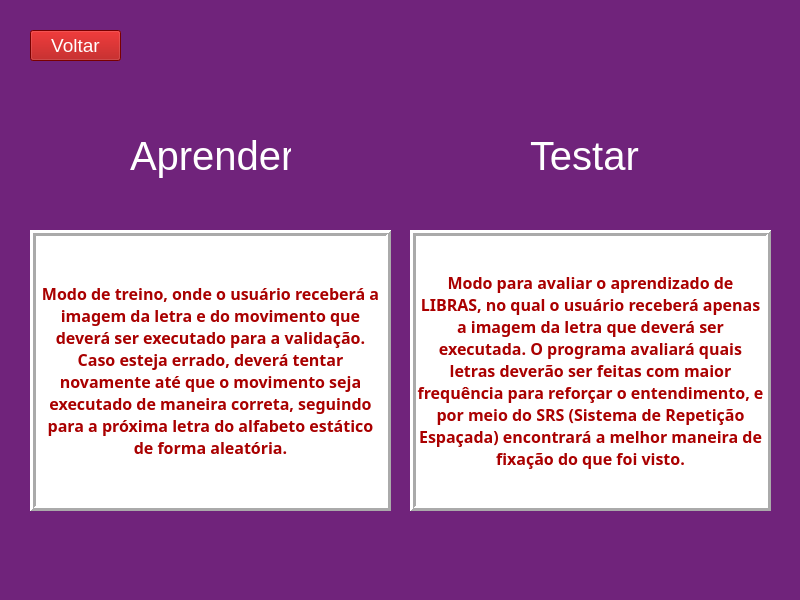
<?xml version="1.0" encoding="UTF-8"?>
<ui version="4.0">
 <class>Informacoes</class>
 <widget class="QMainWindow" name="Informacoes">
  <property name="geometry">
   <rect>
    <x>0</x>
    <y>0</y>
    <width>800</width>
    <height>600</height>
   </rect>
  </property>
  <property name="minimumSize">
   <size>
    <width>800</width>
    <height>600</height>
   </size>
  </property>
  <property name="maximumSize">
   <size>
    <width>800</width>
    <height>600</height>
   </size>
  </property>
  <property name="palette">
   <palette>
    <active>
     <colorrole role="WindowText">
      <brush brushstyle="SolidPattern">
       <color alpha="255">
        <red>0</red>
        <green>0</green>
        <blue>0</blue>
       </color>
      </brush>
     </colorrole>
     <colorrole role="Button">
      <brush brushstyle="SolidPattern">
       <color alpha="255">
        <red>112</red>
        <green>35</green>
        <blue>123</blue>
       </color>
      </brush>
     </colorrole>
     <colorrole role="Light">
      <brush brushstyle="SolidPattern">
       <color alpha="255">
        <red>255</red>
        <green>255</green>
        <blue>255</blue>
       </color>
      </brush>
     </colorrole>
     <colorrole role="Midlight">
      <brush brushstyle="SolidPattern">
       <color alpha="255">
        <red>255</red>
        <green>255</green>
        <blue>255</blue>
       </color>
      </brush>
     </colorrole>
     <colorrole role="Dark">
      <brush brushstyle="SolidPattern">
       <color alpha="255">
        <red>127</red>
        <green>127</green>
        <blue>127</blue>
       </color>
      </brush>
     </colorrole>
     <colorrole role="Mid">
      <brush brushstyle="SolidPattern">
       <color alpha="255">
        <red>170</red>
        <green>170</green>
        <blue>170</blue>
       </color>
      </brush>
     </colorrole>
     <colorrole role="Text">
      <brush brushstyle="SolidPattern">
       <color alpha="255">
        <red>0</red>
        <green>0</green>
        <blue>0</blue>
       </color>
      </brush>
     </colorrole>
     <colorrole role="BrightText">
      <brush brushstyle="SolidPattern">
       <color alpha="255">
        <red>255</red>
        <green>255</green>
        <blue>255</blue>
       </color>
      </brush>
     </colorrole>
     <colorrole role="ButtonText">
      <brush brushstyle="SolidPattern">
       <color alpha="255">
        <red>0</red>
        <green>0</green>
        <blue>0</blue>
       </color>
      </brush>
     </colorrole>
     <colorrole role="Base">
      <brush brushstyle="SolidPattern">
       <color alpha="255">
        <red>112</red>
        <green>35</green>
        <blue>123</blue>
       </color>
      </brush>
     </colorrole>
     <colorrole role="Window">
      <brush brushstyle="SolidPattern">
       <color alpha="255">
        <red>112</red>
        <green>35</green>
        <blue>123</blue>
       </color>
      </brush>
     </colorrole>
     <colorrole role="Shadow">
      <brush brushstyle="SolidPattern">
       <color alpha="255">
        <red>0</red>
        <green>0</green>
        <blue>0</blue>
       </color>
      </brush>
     </colorrole>
     <colorrole role="AlternateBase">
      <brush brushstyle="SolidPattern">
       <color alpha="255">
        <red>255</red>
        <green>255</green>
        <blue>255</blue>
       </color>
      </brush>
     </colorrole>
     <colorrole role="ToolTipBase">
      <brush brushstyle="SolidPattern">
       <color alpha="255">
        <red>255</red>
        <green>255</green>
        <blue>220</blue>
       </color>
      </brush>
     </colorrole>
     <colorrole role="ToolTipText">
      <brush brushstyle="SolidPattern">
       <color alpha="255">
        <red>0</red>
        <green>0</green>
        <blue>0</blue>
       </color>
      </brush>
     </colorrole>
     <colorrole role="PlaceholderText">
      <brush brushstyle="SolidPattern">
       <color alpha="128">
        <red>0</red>
        <green>0</green>
        <blue>0</blue>
       </color>
      </brush>
     </colorrole>
    </active>
    <inactive>
     <colorrole role="WindowText">
      <brush brushstyle="SolidPattern">
       <color alpha="255">
        <red>0</red>
        <green>0</green>
        <blue>0</blue>
       </color>
      </brush>
     </colorrole>
     <colorrole role="Button">
      <brush brushstyle="SolidPattern">
       <color alpha="255">
        <red>112</red>
        <green>35</green>
        <blue>123</blue>
       </color>
      </brush>
     </colorrole>
     <colorrole role="Light">
      <brush brushstyle="SolidPattern">
       <color alpha="255">
        <red>255</red>
        <green>255</green>
        <blue>255</blue>
       </color>
      </brush>
     </colorrole>
     <colorrole role="Midlight">
      <brush brushstyle="SolidPattern">
       <color alpha="255">
        <red>255</red>
        <green>255</green>
        <blue>255</blue>
       </color>
      </brush>
     </colorrole>
     <colorrole role="Dark">
      <brush brushstyle="SolidPattern">
       <color alpha="255">
        <red>127</red>
        <green>127</green>
        <blue>127</blue>
       </color>
      </brush>
     </colorrole>
     <colorrole role="Mid">
      <brush brushstyle="SolidPattern">
       <color alpha="255">
        <red>170</red>
        <green>170</green>
        <blue>170</blue>
       </color>
      </brush>
     </colorrole>
     <colorrole role="Text">
      <brush brushstyle="SolidPattern">
       <color alpha="255">
        <red>0</red>
        <green>0</green>
        <blue>0</blue>
       </color>
      </brush>
     </colorrole>
     <colorrole role="BrightText">
      <brush brushstyle="SolidPattern">
       <color alpha="255">
        <red>255</red>
        <green>255</green>
        <blue>255</blue>
       </color>
      </brush>
     </colorrole>
     <colorrole role="ButtonText">
      <brush brushstyle="SolidPattern">
       <color alpha="255">
        <red>0</red>
        <green>0</green>
        <blue>0</blue>
       </color>
      </brush>
     </colorrole>
     <colorrole role="Base">
      <brush brushstyle="SolidPattern">
       <color alpha="255">
        <red>112</red>
        <green>35</green>
        <blue>123</blue>
       </color>
      </brush>
     </colorrole>
     <colorrole role="Window">
      <brush brushstyle="SolidPattern">
       <color alpha="255">
        <red>112</red>
        <green>35</green>
        <blue>123</blue>
       </color>
      </brush>
     </colorrole>
     <colorrole role="Shadow">
      <brush brushstyle="SolidPattern">
       <color alpha="255">
        <red>0</red>
        <green>0</green>
        <blue>0</blue>
       </color>
      </brush>
     </colorrole>
     <colorrole role="AlternateBase">
      <brush brushstyle="SolidPattern">
       <color alpha="255">
        <red>255</red>
        <green>255</green>
        <blue>255</blue>
       </color>
      </brush>
     </colorrole>
     <colorrole role="ToolTipBase">
      <brush brushstyle="SolidPattern">
       <color alpha="255">
        <red>255</red>
        <green>255</green>
        <blue>220</blue>
       </color>
      </brush>
     </colorrole>
     <colorrole role="ToolTipText">
      <brush brushstyle="SolidPattern">
       <color alpha="255">
        <red>0</red>
        <green>0</green>
        <blue>0</blue>
       </color>
      </brush>
     </colorrole>
     <colorrole role="PlaceholderText">
      <brush brushstyle="SolidPattern">
       <color alpha="128">
        <red>0</red>
        <green>0</green>
        <blue>0</blue>
       </color>
      </brush>
     </colorrole>
    </inactive>
    <disabled>
     <colorrole role="WindowText">
      <brush brushstyle="SolidPattern">
       <color alpha="255">
        <red>127</red>
        <green>127</green>
        <blue>127</blue>
       </color>
      </brush>
     </colorrole>
     <colorrole role="Button">
      <brush brushstyle="SolidPattern">
       <color alpha="255">
        <red>112</red>
        <green>35</green>
        <blue>123</blue>
       </color>
      </brush>
     </colorrole>
     <colorrole role="Light">
      <brush brushstyle="SolidPattern">
       <color alpha="255">
        <red>255</red>
        <green>255</green>
        <blue>255</blue>
       </color>
      </brush>
     </colorrole>
     <colorrole role="Midlight">
      <brush brushstyle="SolidPattern">
       <color alpha="255">
        <red>255</red>
        <green>255</green>
        <blue>255</blue>
       </color>
      </brush>
     </colorrole>
     <colorrole role="Dark">
      <brush brushstyle="SolidPattern">
       <color alpha="255">
        <red>127</red>
        <green>127</green>
        <blue>127</blue>
       </color>
      </brush>
     </colorrole>
     <colorrole role="Mid">
      <brush brushstyle="SolidPattern">
       <color alpha="255">
        <red>170</red>
        <green>170</green>
        <blue>170</blue>
       </color>
      </brush>
     </colorrole>
     <colorrole role="Text">
      <brush brushstyle="SolidPattern">
       <color alpha="255">
        <red>127</red>
        <green>127</green>
        <blue>127</blue>
       </color>
      </brush>
     </colorrole>
     <colorrole role="BrightText">
      <brush brushstyle="SolidPattern">
       <color alpha="255">
        <red>255</red>
        <green>255</green>
        <blue>255</blue>
       </color>
      </brush>
     </colorrole>
     <colorrole role="ButtonText">
      <brush brushstyle="SolidPattern">
       <color alpha="255">
        <red>127</red>
        <green>127</green>
        <blue>127</blue>
       </color>
      </brush>
     </colorrole>
     <colorrole role="Base">
      <brush brushstyle="SolidPattern">
       <color alpha="255">
        <red>112</red>
        <green>35</green>
        <blue>123</blue>
       </color>
      </brush>
     </colorrole>
     <colorrole role="Window">
      <brush brushstyle="SolidPattern">
       <color alpha="255">
        <red>112</red>
        <green>35</green>
        <blue>123</blue>
       </color>
      </brush>
     </colorrole>
     <colorrole role="Shadow">
      <brush brushstyle="SolidPattern">
       <color alpha="255">
        <red>0</red>
        <green>0</green>
        <blue>0</blue>
       </color>
      </brush>
     </colorrole>
     <colorrole role="AlternateBase">
      <brush brushstyle="SolidPattern">
       <color alpha="255">
        <red>255</red>
        <green>255</green>
        <blue>255</blue>
       </color>
      </brush>
     </colorrole>
     <colorrole role="ToolTipBase">
      <brush brushstyle="SolidPattern">
       <color alpha="255">
        <red>255</red>
        <green>255</green>
        <blue>220</blue>
       </color>
      </brush>
     </colorrole>
     <colorrole role="ToolTipText">
      <brush brushstyle="SolidPattern">
       <color alpha="255">
        <red>0</red>
        <green>0</green>
        <blue>0</blue>
       </color>
      </brush>
     </colorrole>
     <colorrole role="PlaceholderText">
      <brush brushstyle="SolidPattern">
       <color alpha="128">
        <red>0</red>
        <green>0</green>
        <blue>0</blue>
       </color>
      </brush>
     </colorrole>
    </disabled>
   </palette>
  </property>
  <property name="font">
   <font>
    <family>Myanmar Text</family>
   </font>
  </property>
  <property name="windowTitle">
   <string>MainWindow</string>
  </property>
  <property name="styleSheet">
   <string notr="true">background-color: rgb(112, 35, 123);</string>
  </property>
  <widget class="QWidget" name="centralwidget">
   <widget class="QLabel" name="label">
    <property name="geometry">
     <rect>
      <x>30</x>
      <y>230</y>
      <width>361</width>
      <height>281</height>
     </rect>
    </property>
    <property name="font">
     <font>
      <family>Myanmar Text</family>
      <pointsize>12</pointsize>
      <weight>75</weight>
      <bold>true</bold>
      <stylestrategy>PreferDefault</stylestrategy>
     </font>
    </property>
    <property name="layoutDirection">
     <enum>Qt::LeftToRight</enum>
    </property>
    <property name="styleSheet">
     <string notr="true">background-color: rgb(255, 255, 255);
color: rgb(169, 0, 0);</string>
    </property>
    <property name="frameShape">
     <enum>QFrame::Box</enum>
    </property>
    <property name="frameShadow">
     <enum>QFrame::Raised</enum>
    </property>
    <property name="lineWidth">
     <number>3</number>
    </property>
    <property name="midLineWidth">
     <number>0</number>
    </property>
    <property name="text">
     <string>Modo de treino, onde o usuário receberá a imagem da letra e do movimento que deverá ser executado para a validação. Caso esteja errado, deverá tentar novamente até que o movimento seja executado de maneira correta, seguindo para a próxima letra do alfabeto estático de forma aleatória.</string>
    </property>
    <property name="textFormat">
     <enum>Qt::MarkdownText</enum>
    </property>
    <property name="scaledContents">
     <bool>false</bool>
    </property>
    <property name="alignment">
     <set>Qt::AlignCenter</set>
    </property>
    <property name="wordWrap">
     <bool>true</bool>
    </property>
    <property name="margin">
     <number>10</number>
    </property>
    <property name="indent">
     <number>-1</number>
    </property>
   </widget>
   <widget class="QLabel" name="label_2">
    <property name="geometry">
     <rect>
      <x>410</x>
      <y>230</y>
      <width>361</width>
      <height>281</height>
     </rect>
    </property>
    <property name="font">
     <font>
      <family>Myanmar Text</family>
      <pointsize>12</pointsize>
      <weight>75</weight>
      <bold>true</bold>
     </font>
    </property>
    <property name="layoutDirection">
     <enum>Qt::LeftToRight</enum>
    </property>
    <property name="styleSheet">
     <string notr="true">background-color: rgb(255, 255, 255);
color: rgb(170, 0, 0);</string>
    </property>
    <property name="inputMethodHints">
     <set>Qt::ImhNone</set>
    </property>
    <property name="frameShape">
     <enum>QFrame::Box</enum>
    </property>
    <property name="frameShadow">
     <enum>QFrame::Raised</enum>
    </property>
    <property name="lineWidth">
     <number>3</number>
    </property>
    <property name="text">
     <string>Modo para avaliar o aprendizado de LIBRAS, no qual o usuário receberá apenas a imagem da letra que deverá ser executada. O programa avaliará quais letras deverão ser feitas com maior frequência para reforçar o entendimento, e por meio do SRS (Sistema de Repetição Espaçada) encontrará a melhor maneira de fixação do que foi visto.</string>
    </property>
    <property name="textFormat">
     <enum>Qt::MarkdownText</enum>
    </property>
    <property name="scaledContents">
     <bool>false</bool>
    </property>
    <property name="alignment">
     <set>Qt::AlignCenter</set>
    </property>
    <property name="wordWrap">
     <bool>true</bool>
    </property>
    <property name="margin">
     <number>9</number>
    </property>
   </widget>
   <widget class="QLabel" name="label_3">
    <property name="geometry">
     <rect>
      <x>130</x>
      <y>120</y>
      <width>161</width>
      <height>71</height>
     </rect>
    </property>
    <property name="font">
     <font>
      <pointsize>30</pointsize>
      <weight>50</weight>
      <bold>false</bold>
      <strikeout>false</strikeout>
      <stylestrategy>PreferDefault</stylestrategy>
      <kerning>true</kerning>
     </font>
    </property>
    <property name="styleSheet">
     <string notr="true">color: rgb(255, 255, 255);</string>
    </property>
    <property name="text">
     <string>Aprender</string>
    </property>
   </widget>
   <widget class="QLabel" name="label_4">
    <property name="geometry">
     <rect>
      <x>530</x>
      <y>120</y>
      <width>111</width>
      <height>71</height>
     </rect>
    </property>
    <property name="font">
     <font>
      <pointsize>30</pointsize>
     </font>
    </property>
    <property name="styleSheet">
     <string notr="true">color: rgb(255, 255, 255);</string>
    </property>
    <property name="text">
     <string>Testar</string>
    </property>
   </widget>
   <widget class="QPushButton" name="config_button">
    <property name="geometry">
     <rect>
      <x>30</x>
      <y>30</y>
      <width>91</width>
      <height>31</height>
     </rect>
    </property>
    <property name="font">
     <font>
      <pointsize>14</pointsize>
     </font>
    </property>
    <property name="styleSheet">
     <string notr="true">background-color: rgb(169, 0, 0);
color: rgb(255, 255, 255);</string>
    </property>
    <property name="text">
     <string>Voltar</string>
    </property>
   </widget>
  </widget>
  <widget class="QMenuBar" name="menubar">
   <property name="geometry">
    <rect>
     <x>0</x>
     <y>0</y>
     <width>800</width>
     <height>20</height>
    </rect>
   </property>
  </widget>
  <widget class="QStatusBar" name="statusbar"/>
 </widget>
 <resources/>
 <connections/>
</ui>
